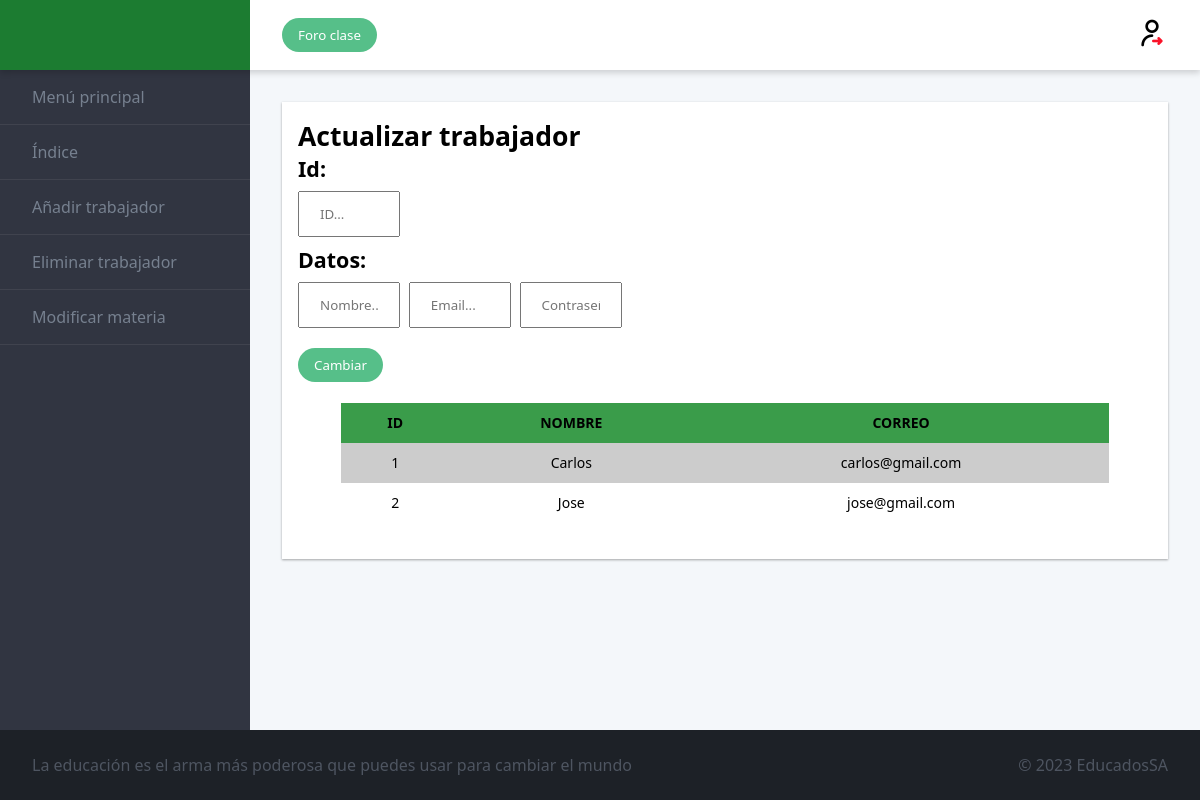
Before: /admin/Plantilla/actualizara.php with the older database file.
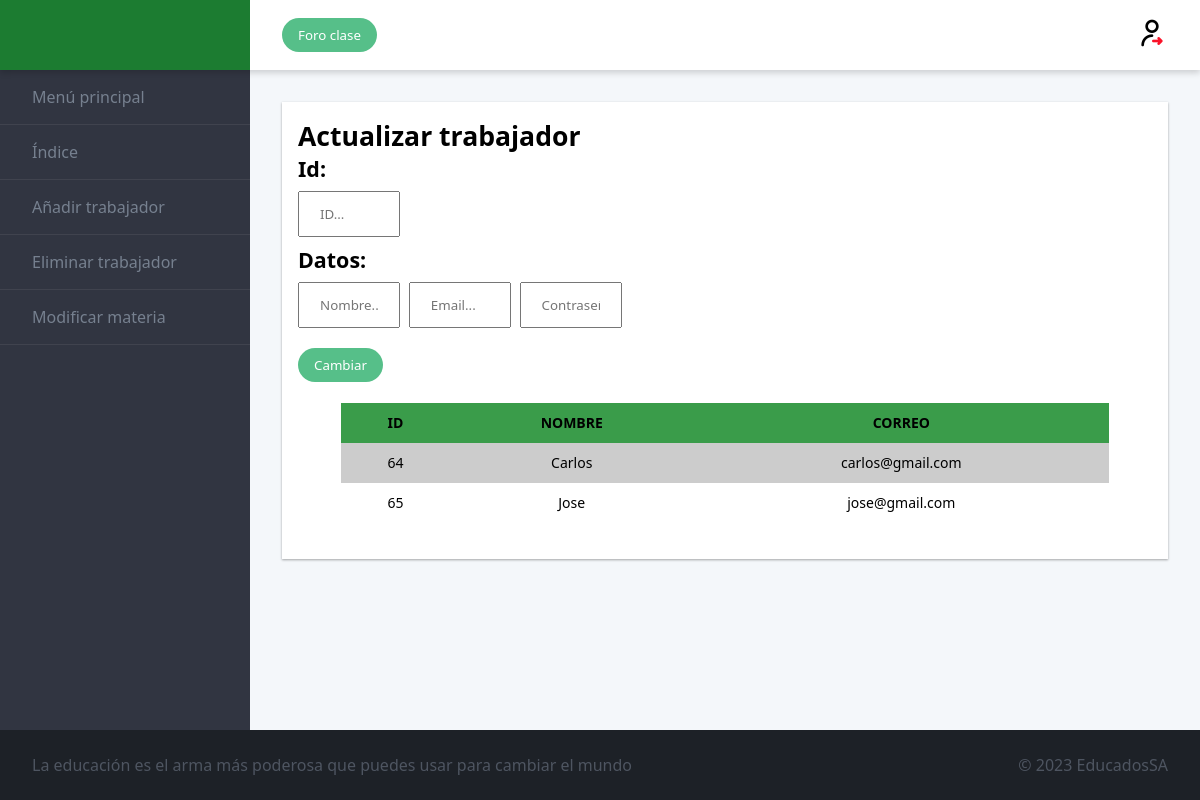
After: the same page with the newer database file.
### tables this page shows
CREATE TABLE `usuario` (
  `id_usuario` int(4) NOT NULL,
  `nombre` varchar(50) DEFAULT NULL,
  `correo` varchar(100) NOT NULL,
  `contraseña` varchar(100) NOT NULL,
  `tipo_usuario` varchar(20) NOT NULL
);

### admin/Plantilla/actualizara.php (the view, shortened to what this page needs)
<!DOCTYPE html>
<html lang="en">
  <head>
    <link rel="stylesheet" href="../style.css">
  </head>
  <body>
  <div class="admin">
  <header class="admin__header">
    <a href="adminindex.php" class="logo">
    </a>
    <div class="toolbar">
      <button class="btn  btn--primary">Foro clase</button>
      <a href="../../cerrar_sesion.php" class="logout"><img src="../img/cerrar-sesion.png"></a>
    </div>
  </header>
  <nav class="admin__nav">
    <ul class="menu">
      <li class="menu__item">
        <a class="menu__link" href="../adminindex.php">Menú principal</a>
      </li>
      <li class="menu__item">
        <a class="menu__link" href="./plantilla.php">Índice</a>
      </li>
      <li class="menu__item">
        <a class="menu__link" href="./añadira.php">Añadir trabajador</a>
      </li>
      <li class="menu__item">
        <a class="menu__link" href="./eliminara.php">Eliminar trabajador</a>
      </li>
      <li class="menu__item">
        <a class="menu__link" href="./actualizara.php">Modificar materia</a>
      </li>
    </ul>
  </nav>
  <main class="admin__main">
    <div class="dashboard">
      <div class="dashboard__item dashboard__item--full">
        <div class="card">
        <h5>Actualizar trabajador</h5>
        <form action="actualizara2.php" method="post">
         <div class="izq">
            <h6>Id: </h6>
            <input type="id" placeholder="ID..." name="id">
         </div>
         <div class="cen">
            <h6>Datos: </h6>
            <input type="text" placeholder="Nombre..." name="nombre" required>
            <input type="email" placeholder="Email..." name="email" required>
            <input type="password" placeholder="Contraseña..." name="contraseña" required>
         </div>
         <div class="der">
            <input type="Submit" value="Cambiar" name="entrar"  class="btn  btn--primary">
         </div>
          </form>
            <?php
                $conexion = mysqli_connect("db", "root", "rootroot") or die("No se puede conectar con el servidor");
                mysqli_select_db($conexion, "educados") or die("No se puede seleccionar la base de datos");
                $instruccion = "SELECT * FROM usuario where tipo_usuario='profesor'";
                $consulta = mysqli_query($conexion, $instruccion) or die("Fallo en la consulta");
                $nfilas = mysqli_num_rows($consulta);
                if ($nfilas > 0) {
                    print("<TABLE class='table'>\n");
                    print("<TR>\n");
                    print("<TH>ID</TH>\n");
                    print("<TH>NOMBRE</TH>\n");
                    print("<TH>CORREO</TH>\n");
                    print("</TR>\n");
                for ($i = 0; $i < $nfilas; $i++) {
                    $resultado = mysqli_fetch_array($consulta);
                    print("<TR>\n");
                    print("<TD>" . $resultado['id_usuario'] . "</TD>\n");
                    print("<TD>" . $resultado['nombre'] . "</TD>\n");
                    print("<TD>" . $resultado['correo'] . "</TD>\n");
                    print("</TR>\n");
                }
                print("</TABLE>\n");
            } else {
                print("No hay trabajadores disponibles para mostrar");
            }
    ?>
        </div>
      </div>
    </div>
  </main>
  <footer class="admin__footer">
    <ul class="ticker">
      <li class="ticker__item">La educación es el arma más poderosa que puedes usar para cambiar el mundo</li>
    </ul>
    <span>
      &copy; 2023 EducadosSA
    </span>
  </footer>
</div>
  </body>
</html>

Changed rows visible on the page:
no longer on this page (row edited): usuario: id_usuario "1", nombre "Carlos", correo "carlos@gmail.com"
no longer on this page (row edited): usuario: id_usuario "2", nombre "Jose", correo "jose@gmail.com"
added usuario: id_usuario "64", nombre "Carlos", correo "carlos@gmail.com"
added usuario: id_usuario "65", nombre "Jose", correo "jose@gmail.com"
